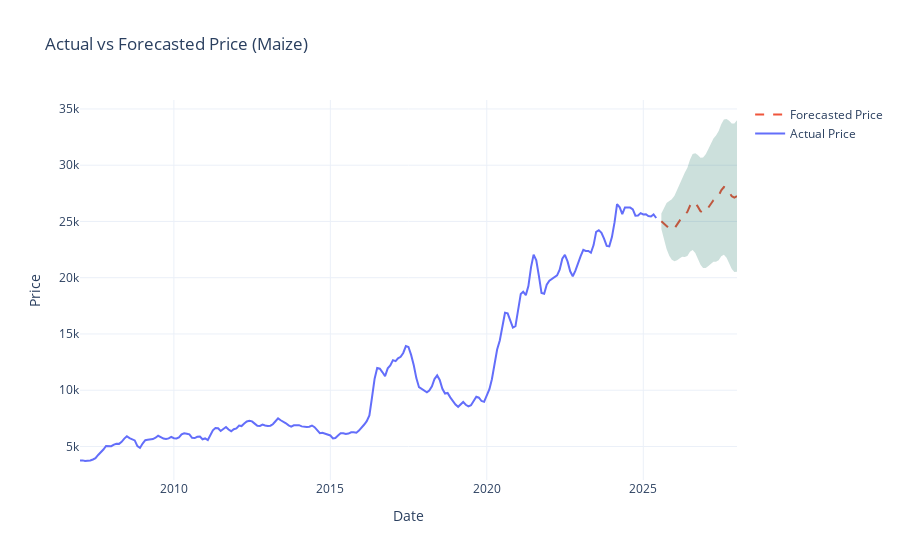

Notebook code cell kept with this figure:
### Code cell
import plotly.graph_objects as go

fig = go.Figure()

# Actual data
fig.add_trace(go.Scatter(
    x=ts.index,
    y=ts['maize'],
    mode='lines',
    name='Actual Price'
))

# Forecasted data
fig.add_trace(go.Scatter(
    x=forecast_table['Date'],
    y=forecast_table['Forecast'],
    mode='lines',
    name='Forecasted Price',
    line=dict(dash='dash')
))

# Confidence interval (shaded)
fig.add_trace(go.Scatter(
    x=forecast_table['Date'],
    y=forecast_table['Upper CI'],
    mode='lines',
    name='Upper CI',
    line=dict(width=0),
    showlegend=False
))

fig.add_trace(go.Scatter(
    x=forecast_table['Date'],
    y=forecast_table['Lower CI'],
    mode='lines',
    name='Lower CI',
    fill='tonexty',
    fillcolor='rgba(0,100,80,0.2)',
    line=dict(width=0),
    showlegend=False
))

fig.update_layout(
    title="Actual vs Forecasted Price (Maize)",
    xaxis_title="Date",
    yaxis_title="Price",
    hovermode="x unified",
    template="plotly_white"
)

fig.show()

### Figure 1 — Plotly figure (JSON) as saved in the notebook; plotly's stock layout.template omitted (floating-point values rounded to 4 significant figures; data arrays with more than 128 entries replaced by an {"elided": "..."} marker saying what was removed)
{"data": [{"mode": "lines", "name": "Actual Price", "type": "scatter", "x": {"elided": "222 str values"}, "y": {"elided": "222 float values"}}, {"line": {"dash": "dash"}, "mode": "lines", "name": "Forecasted Price", "type": "scatter", "x": ["2025-07-31T00:00:00", "2025-08-31T00:00:00", "2025-09-30T00:00:00", "2025-10-31T00:00:00", "2025-11-30T00:00:00", "2025-12-31T00:00:00", "2026-01-31T00:00:00", "2026-02-28T00:00:00", "2026-03-31T00:00:00", "2026-04-30T00:00:00", "2026-05-31T00:00:00", "2026-06-30T00:00:00", "2026-07-31T00:00:00", "2026-08-31T00:00:00", "2026-09-30T00:00:00", "2026-10-31T00:00:00", "2026-11-30T00:00:00", "2026-12-31T00:00:00", "2027-01-31T00:00:00", "2027-02-28T00:00:00", "2027-03-31T00:00:00", "2027-04-30T00:00:00", "2027-05-31T00:00:00", "2027-06-30T00:00:00", "2027-07-31T00:00:00", "2027-08-31T00:00:00", "2027-09-30T00:00:00", "2027-10-31T00:00:00", "2027-11-30T00:00:00", "2027-12-31T00:00:00"], "y": [25020.0, 24760.0, 24600.0, 24380.0, 24280.0, 24370.0, 24680.0, 25060.0, 25410.0, 25590.0, 25860.0, 26390.0, 26730.0, 26640.0, 26320.0, 25910.0, 25780.0, 25920.0, 26240.0, 26590.0, 26890.0, 27040.0, 27300.0, 27770.0, 28060.0, 27950.0, 27640.0, 27240.0, 27120.0, 27260.0]}, {"line": {"width": 0}, "mode": "lines", "name": "Upper CI", "showlegend": false, "type": "scatter", "x": ["2025-07-31T00:00:00", "2025-08-31T00:00:00", "2025-09-30T00:00:00", "2025-10-31T00:00:00", "2025-11-30T00:00:00", "2025-12-31T00:00:00", "2026-01-31T00:00:00", "2026-02-28T00:00:00", "2026-03-31T00:00:00", "2026-04-30T00:00:00", "2026-05-31T00:00:00", "2026-06-30T00:00:00", "2026-07-31T00:00:00", "2026-08-31T00:00:00", "2026-09-30T00:00:00", "2026-10-31T00:00:00", "2026-11-30T00:00:00", "2026-12-31T00:00:00", "2027-01-31T00:00:00", "2027-02-28T00:00:00", "2027-03-31T00:00:00", "2027-04-30T00:00:00", "2027-05-31T00:00:00", "2027-06-30T00:00:00", "2027-07-31T00:00:00", "2027-08-31T00:00:00", "2027-09-30T00:00:00", "2027-10-31T00:00:00", "2027-11-30T00:00:00", "2027-12-31T00:00:00"], "y": [25720.0, 26220.0, 26650.0, 26810.0, 26970.0, 27280.0, 27800.0, 28390.0, 28950.0, 29320.0, 29780.0, 30480.0, 30990.0, 31070.0, 30920.0, 30670.0, 30690.0, 30980.0, 31440.0, 31930.0, 32370.0, 32650.0, 33040.0, 33630.0, 34060.0, 34110.0, 33950.0, 33710.0, 33720.0, 34000.0]}, {"fill": "tonexty", "fillcolor": "rgba(0,100,80,0.2)", "line": {"width": 0}, "mode": "lines", "name": "Lower CI", "showlegend": false, "type": "scatter", "x": ["2025-07-31T00:00:00", "2025-08-31T00:00:00", "2025-09-30T00:00:00", "2025-10-31T00:00:00", "2025-11-30T00:00:00", "2025-12-31T00:00:00", "2026-01-31T00:00:00", "2026-02-28T00:00:00", "2026-03-31T00:00:00", "2026-04-30T00:00:00", "2026-05-31T00:00:00", "2026-06-30T00:00:00", "2026-07-31T00:00:00", "2026-08-31T00:00:00", "2026-09-30T00:00:00", "2026-10-31T00:00:00", "2026-11-30T00:00:00", "2026-12-31T00:00:00", "2027-01-31T00:00:00", "2027-02-28T00:00:00", "2027-03-31T00:00:00", "2027-04-30T00:00:00", "2027-05-31T00:00:00", "2027-06-30T00:00:00", "2027-07-31T00:00:00", "2027-08-31T00:00:00", "2027-09-30T00:00:00", "2027-10-31T00:00:00", "2027-11-30T00:00:00", "2027-12-31T00:00:00"], "y": [24330.0, 23310.0, 22550.0, 21950.0, 21590.0, 21470.0, 21560.0, 21720.0, 21860.0, 21850.0, 21940.0, 22310.0, 22470.0, 22200.0, 21720.0, 21150.0, 20870.0, 20870.0, 21040.0, 21250.0, 21410.0, 21430.0, 21560.0, 21900.0, 22050.0, 21780.0, 21320.0, 20780.0, 20520.0, 20520.0]}], "layout": {"autosize": true, "hovermode": "x unified", "title": {"text": "Actual vs Forecasted Price (Maize)"}, "xaxis": {"autorange": true, "range": ["2007-01-01", "2027-12-31"], "title": {"text": "Date"}, "type": "date"}, "yaxis": {"autorange": true, "range": [2020.0, 35800.0], "title": {"text": "Price"}, "type": "linear"}}}
